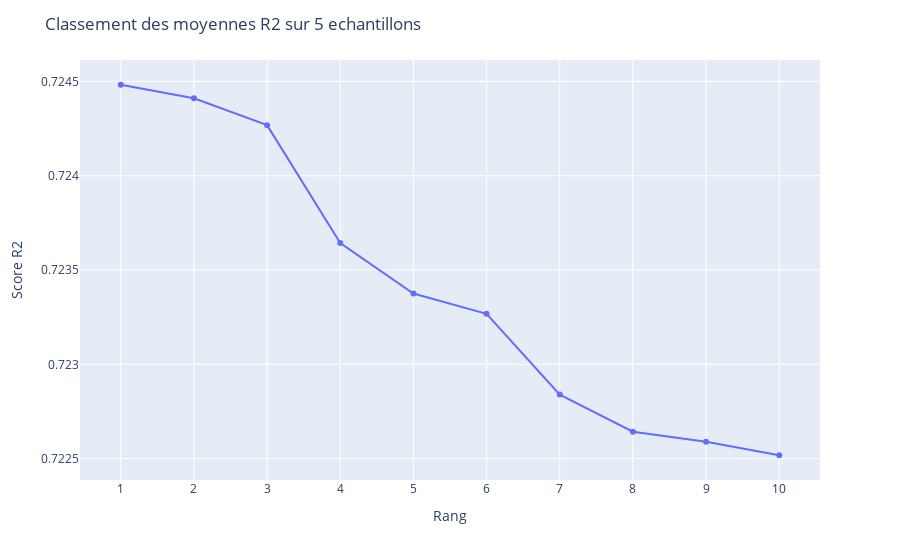

Source (notebook cell):
### Code cell
sorted_idx = np.argsort(grid_search.cv_results_["rank_test_score"])[:10]
sorted_params = np.array(grid_search.cv_results_["params"])[sorted_idx][:10].astype(str)
sorted_score = np.array(grid_search.cv_results_["mean_test_score"])[sorted_idx][:10]

fig = px.line(x=list(map(str, range(1, 11))), y=sorted_score, text=sorted_params)
fig.update_traces(mode="markers+lines")
fig.update_layout(hovermode="x unified", title="Classement des moyennes R2 sur 5 echantillons", xaxis_title="Rang", yaxis_title="Score R2",)

### Figure 1 — Plotly figure (JSON) as saved in the notebook; plotly's stock layout.template omitted (floating-point values rounded to 4 significant figures)
{"data": [{"hovertemplate": "x=%{x}<br>y=%{y}<br>text=%{text}<extra></extra>", "legendgroup": "", "line": {"color": "#636efa", "dash": "solid"}, "mode": "markers+lines", "name": "", "orientation": "v", "showlegend": false, "text": ["{'alpha': 0.001, 'loss': 'hinge', 'max_iter': 100, 'penalty': 'l1'}", "{'alpha': 0.001, 'loss': 'hinge', 'max_iter': 50, 'penalty': 'l1'}", "{'alpha': 0.0001, 'loss': 'hinge', 'max_iter': 500, 'penalty': 'l1'}", "{'alpha': 0.001, 'loss': 'hinge', 'max_iter': 500, 'penalty': 'l1'}", "{'alpha': 0.001, 'loss': 'hinge', 'max_iter': 20, 'penalty': 'l1'}", "{'alpha': 0.001, 'loss': 'hinge', 'max_iter': 10, 'penalty': 'l1'}", "{'alpha': 0.0001, 'loss': 'hinge', 'max_iter': 100, 'penalty': 'l1'}", "{'alpha': 0.0001, 'loss': 'log', 'max_iter': 100, 'penalty': 'elasticnet'}", "{'alpha': 0.001, 'loss': 'log', 'max_iter': 50, 'penalty': 'l1'}", "{'alpha': 0.001, 'loss': 'log', 'max_iter': 100, 'penalty': 'l1'}"], "type": "scatter", "x": ["1", "2", "3", "4", "5", "6", "7", "8", "9", "10"], "xaxis": "x", "y": [0.7245, 0.7244, 0.7243, 0.7236, 0.7234, 0.7233, 0.7228, 0.7226, 0.7226, 0.7225], "yaxis": "y"}], "layout": {"hovermode": "x unified", "legend": {"tracegroupgap": 0}, "margin": {"t": 60}, "title": {"text": "Classement des moyennes R2 sur 5 echantillons"}, "xaxis": {"anchor": "y", "domain": [0, 1], "title": {"text": "Rang"}}, "yaxis": {"anchor": "x", "domain": [0, 1], "title": {"text": "Score R2"}}}}
